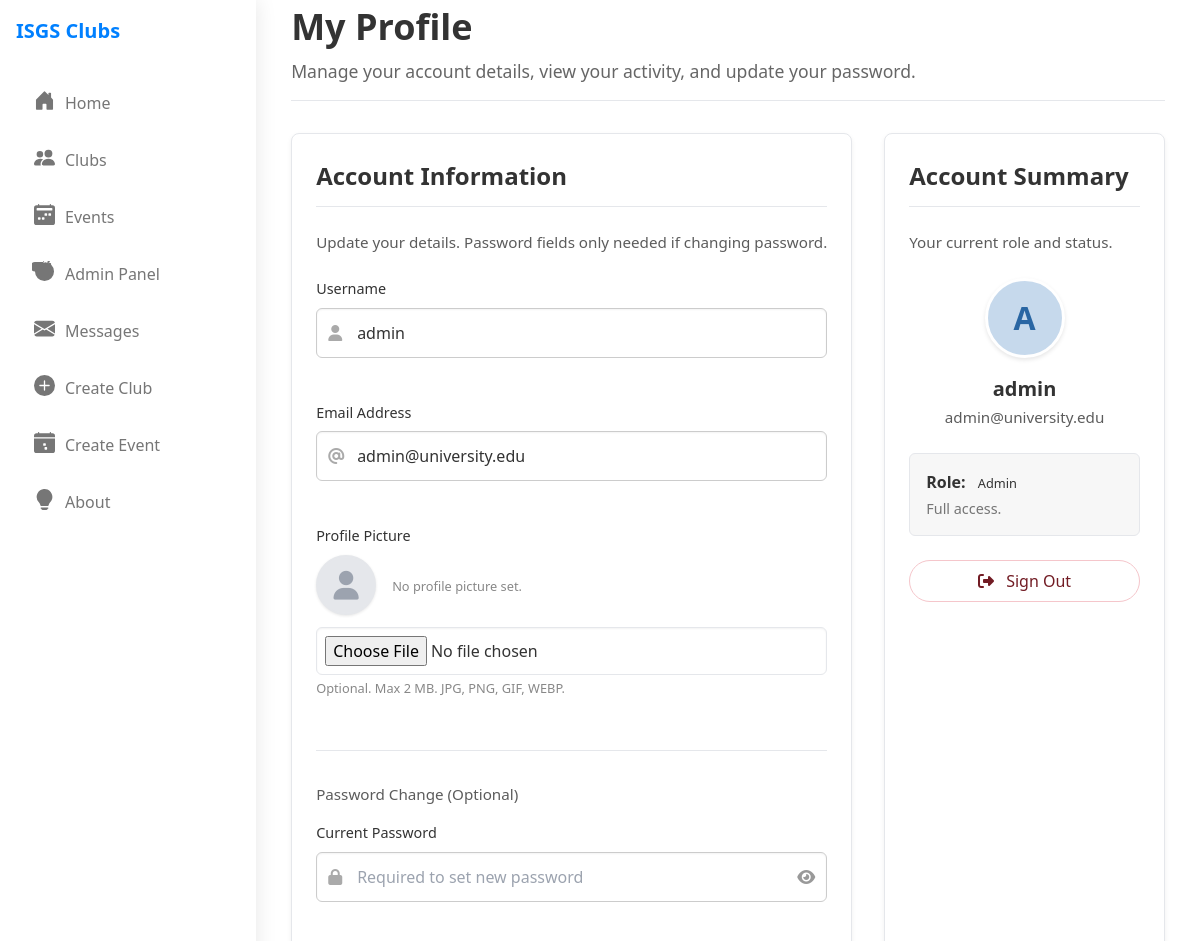
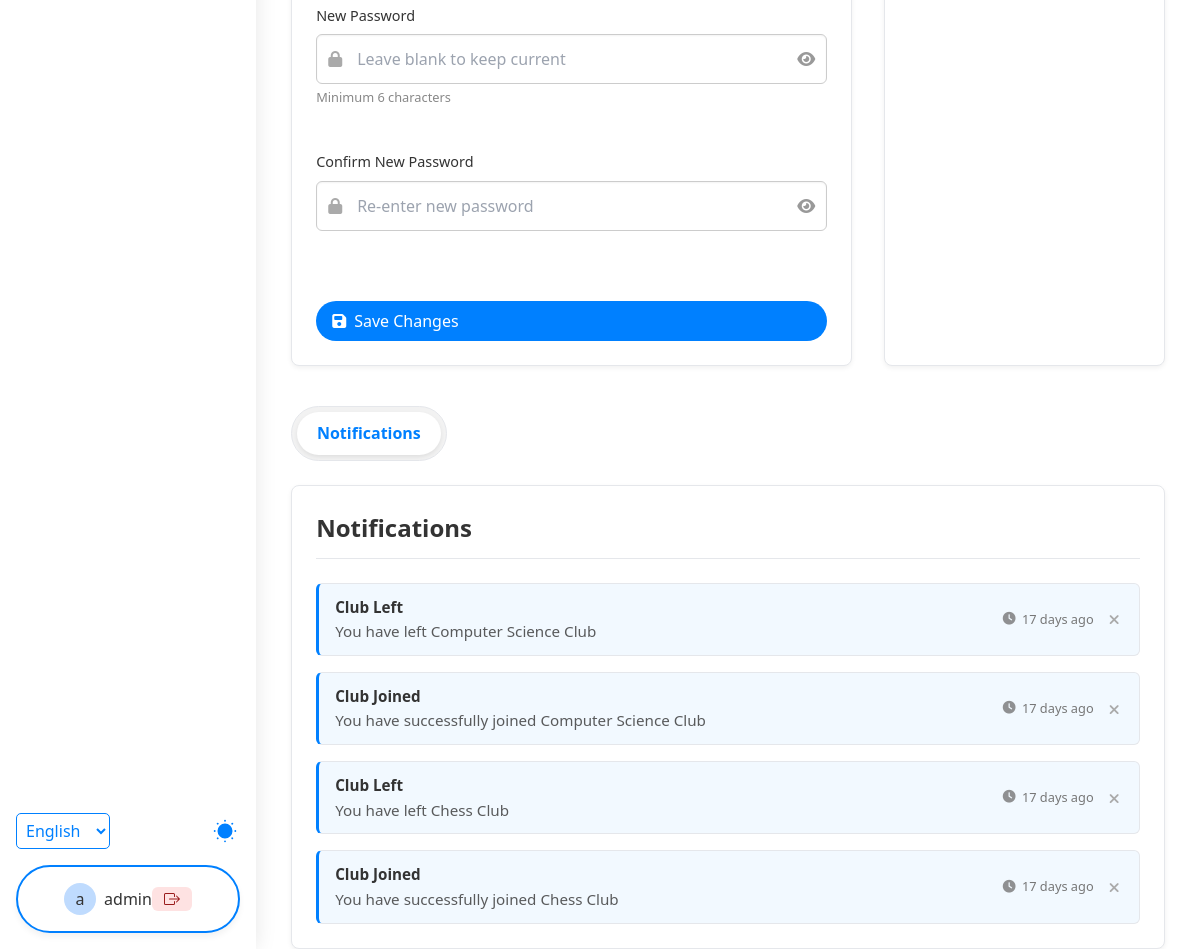
The app's page /profile.php (signed in) with its own data (2 pictures, top to bottom).
### tables this page shows
CREATE TABLE `users` (
  `id` int(11) NOT NULL,
  `username` varchar(50) NOT NULL,
  `email` varchar(100) NOT NULL,
  `password` varchar(255) NOT NULL,
  `role` enum('student','club_leader','admin') NOT NULL DEFAULT 'student',
  `is_banned` tinyint(1) NOT NULL DEFAULT 0,
  `ban_reason` text DEFAULT NULL,
  `banned_until` datetime DEFAULT NULL COMMENT 'Null for permanent ban',
  `created_at` timestamp NOT NULL DEFAULT current_timestamp(),
  `profile_picture_path` varchar(100) DEFAULT NULL
);

CREATE TABLE `notifications` (
  `id` int(11) NOT NULL,
  `user_id` int(11) NOT NULL,
  `title` varchar(100) NOT NULL,
  `message` text NOT NULL,
  `is_read` tinyint(1) DEFAULT 0,
  `created_at` timestamp NOT NULL DEFAULT current_timestamp()
);

### profile.php (the view, shortened to what this page needs)
<?php
require_once 'config/database.php';
$userId = $_SESSION['user']['id'];
function format_time_ago($datetime, $full = false) {  try { $now = new DateTime; $timestamp = strtotime($datetime); if ($timestamp === false) throw new Exception("Invalid datetime"); $ago = new DateTime('@' . $timestamp); $diff = $now->diff($ago); $string = ['y' => 'year','m' => 'month','d' => 'day','h' => 'hour','i' => 'minute','s' => 'second']; foreach ($string as $k => &$v) { if (property_exists($diff, $k)) { if ($diff->$k) $v = $diff->$k . ' ' . $v . ($diff->$k > 1 ? 's' : ''); else unset($string[$k]); } else unset($string[$k]); } if (!$full) $string = array_slice($string, 0, 1); return $string ? implode(', ', $string) . ' ago' : 'just now'; } catch (Exception $e) { error_log("Error formatting time ('{$datetime}'): " . $e->getMessage()); $timestamp = strtotime($datetime); return $timestamp ? date('M j, Y g:i a', $timestamp) : 'Invalid date'; } }
$stmtUser = $pdo->prepare("SELECT username, email, role, password, profile_picture_path FROM users WHERE id = :id");
$stmtUser->bindParam(':id', $userId, PDO::PARAM_INT); $stmtUser->execute();
$currentUserData = $stmtUser->fetch(PDO::FETCH_ASSOC);
$username = $currentUserData['username']; $email = $currentUserData['email']; $userRole = $currentUserData['role']; $currentPasswordHash = $currentUserData['password'];
$currentProfilePicPath = $currentUserData['profile_picture_path'];
$userClubs = []; $userEvents = []; $allNotifications = [];
try {
    $queryNotif = "SELECT * FROM notifications WHERE user_id = :uid3 ORDER BY created_at DESC"; $stmtNotif = $pdo->prepare($queryNotif); $stmtNotif->bindParam(':uid3', $userId, PDO::PARAM_INT); $stmtNotif->execute(); $allNotifications = $stmtNotif->fetchAll(PDO::FETCH_ASSOC);
} catch (PDOException $e) { if (strpos($e->getMessage(), 'event_attendees') !== false || strpos($e->getMessage(), 'events') !== false) { error_log("Events tables might not exist: " . $e->getMessage()); } else { error_log("Profile Data Fetch Error: " . $e->getMessage()); $pageError = "Could not load profile data."; }} catch (Exception $e) { error_log("Profile Page Error: " . $e->getMessage()); $pageError = "An error occurred loading the page."; }
include_once 'header.php';
?>
<main class="main-content profile-page-container">
    <div class="profile-content-wrapper">
        <div class="profile-header">
             <h1>My Profile</h1>
             <p>Manage your account details, view your activity, and update your password.</p>
        </div>
        <div class="profile-grid">
            <div class="profile-form-column card">
                 <h2>Account Information</h2> <p class="card-description">Update your details. Password fields only needed if changing password.</p>
                 <form method="POST" action="profile.php" class="profile-form" enctype="multipart/form-data">
                     <div class="form-group"> <label for="username">Username</label> <div class="input-wrapper icon-input"> <i class="input-icon fas fa-user"></i> <input type="text" id="username" name="username" value="<?php echo htmlspecialchars($username); ?>" class="form-input" required> </div> </div>
                     <div class="form-group"> <label for="email">Email Address</label> <div class="input-wrapper icon-input"> <i class="input-icon fas fa-at"></i> <input type="email" id="email" name="email" value="<?php echo htmlspecialchars($email); ?>" class="form-input" required> </div> </div>
                     <div class="form-group">
                        <label for="profile_picture">Profile Picture</label>
                        <div class="profile-pic-current">
                            <?php if ($currentProfilePicPath && file_exists(rtrim($_SERVER['DOCUMENT_ROOT'], '/') . $currentProfilePicPath)): ?>
                                <img src="<?php echo htmlspecialchars($currentProfilePicPath); ?>" alt="Current profile picture" class="current-pic-preview">
                                <label class="checkbox-label remove-pic-label">
                                    <input type="checkbox" name="remove_picture" value="1" class="form-checkbox">
                                    <span>Remove current picture</span>
                                </label>
                            <?php else: ?>
                                <div class="current-pic-preview default-pic">
                                    <i class="fas fa-user default-pic-icon"></i>
                                </div>
                                <small class="input-hint">No profile picture set.</small>
                            <?php endif; ?>
                        </div>
                        <input type="file" id="profile_picture" name="profile_picture" class="form-input file-input" accept=".jpg, .jpeg, .png, .gif, .webp">
                        <small class="input-hint">Optional. Max <?php echo MAX_FILE_SIZE_PROFILE / 1024 / 1024; ?> MB. JPG, PNG, GIF, WEBP.</small>
                    </div>
                     <hr class="form-divider"> <p class="form-section-info">Password Change (Optional)</p>
                     <div class="form-group"> <label for="current_password">Current Password</label> <div class="input-wrapper icon-input password-input-group"> <i class="input-icon fas fa-lock"></i> <input type="password" id="current_password" name="current_password" class="form-input" placeholder="Required to set new password"> <button type="button" class="password-toggle" data-target="current_password" aria-label="Toggle visibility"><i class="fas fa-eye eye-icon"></i><i class="fas fa-eye-slash eye-off-icon"></i></button> </div> </div>
                     <div class="form-group"> <label for="new_password">New Password</label> <div class="input-wrapper icon-input password-input-group"> <i class="input-icon fas fa-lock"></i> <input type="password" id="new_password" name="new_password" class="form-input" placeholder="Leave blank to keep current"> <button type="button" class="password-toggle" data-target="new_password" aria-label="Toggle visibility"><i class="fas fa-eye eye-icon"></i><i class="fas fa-eye-slash eye-off-icon"></i></button> </div> <small class="input-hint">Minimum 6 characters</small> </div>
                     <div class="form-group"> <label for="confirm_password">Confirm New Password</label> <div class="input-wrapper icon-input password-input-group"> <i class="input-icon fas fa-lock"></i> <input type="password" id="confirm_password" name="confirm_password" class="form-input" placeholder="Re-enter new password"> <button type="button" class="password-toggle" data-target="confirm_password" aria-label="Toggle visibility"><i class="fas fa-eye eye-icon"></i><i class="fas fa-eye-slash eye-off-icon"></i></button> </div> </div>
                     <div class="form-actions"> <button type="submit" name="update_profile" class="btn btn-primary"><i class="fas fa-save"></i> Save Changes</button> </div>
                 </form>
            </div>
            <div class="profile-summary-column card">
                 <h2>Account Summary</h2> <p class="card-description">Your current role and status.</p> <div class="profile-avatar-section">
                     <div class="summary-avatar">
                          <?php if ($currentProfilePicPath && file_exists(rtrim($_SERVER['DOCUMENT_ROOT'], '/') . $currentProfilePicPath)): ?>
                              <img src="<?php echo htmlspecialchars($currentProfilePicPath); ?>" alt="Profile Picture" class="summary-avatar-img">
                          <?php else: ?>
                              <span class="summary-avatar-initial">
                                  <?php echo strtoupper(substr(htmlspecialchars($username), 0, 1)); ?>
                              </span>
                          <?php endif; ?>
                     </div>
                     <h3><?php echo htmlspecialchars($username); ?></h3> <p class="summary-email"><?php echo htmlspecialchars($email); ?></p> </div> <div class="profile-role-info"> <h4>Role: <span class="role-badge"><?php echo ucwords(str_replace('_', ' ', htmlspecialchars($userRole))); ?></span></h4> <p class="role-description"><?php switch ($userRole) { case 'admin': echo 'Full access.'; break; case 'club_leader': echo 'Manage your clubs.'; break; default: echo 'Join clubs & events.'; } ?></p> </div> <div class="account-actions"> <a href="actions/logout.php" class="btn btn-outline btn-danger"><i class="fas fa-sign-out-alt"></i> Sign Out</a> </div>
            </div>
        </div>
        <div class="profile-activity-section">
            <nav class="profile-tabs" aria-label="Profile Activity Sections">
                <button type="button" class="profile-tab-button <?php echo ($userRole === 'admin') ? 'active' : ''; ?>" data-tab-target="#profile-notifications" role="tab" aria-selected="<?php echo ($userRole === 'admin') ? 'true' : 'false';?>" aria-controls="profile-notifications">Notifications</button>
            </nav>
            <div class="profile-tab-content">
                <div id="profile-notifications" class="profile-tab-panel <?php echo ($userRole === 'admin') ? 'active' : ''; ?>" role="tabpanel">
                     <div class="card">
                         <h2>Notifications</h2>
                         <?php if (count($allNotifications) > 0): ?>
                            <div class="list-container notifications-list">
                                <?php foreach ($allNotifications as $notification): ?>
                                    <div class="list-item notification-list-item <?php echo !($notification['is_read'] ?? false) ? 'unread' : ''; ?>">
                                        <div class="item-main">
                                            <strong class="item-title notification-title"><?php echo htmlspecialchars($notification['title'] ?? ''); ?></strong>
                                            <p class="item-description notification-message"><?php echo htmlspecialchars($notification['message'] ?? ''); ?></p>
                                        </div>
                                        <div class="notification-meta-action">
                                            <span class="item-meta notification-time">
                                                <i class="fas fa-clock"></i> <?php echo format_time_ago($notification['created_at'] ?? ''); ?>
                                            </span>
                                            <form method="POST" action="profile.php" class="notification-delete-form" onsubmit="return confirm('Are you sure you want to delete this notification?');">
                                                <button type="submit" class="btn-delete" title="Delete Notification" aria-label="Delete Notification">
                                                    <i class="fas fa-times"></i>
                                                </button>
                                            </form>
                                        </div>
                                    </div>
                                <?php endforeach; ?>
                            </div>
                         <?php else: ?> <p class="empty-list-message">You have no notifications.</p> <?php endif; ?>
                    </div>
                </div>
            </div>
        </div>
    </div>
</main>
</body>
</html>

### styles.css (style rules this page uses)
* { margin: 0; padding: 0; box-sizing: border-box; }
body { font-family: sans-serif; background-color: #f0f2f5; display: flex; justify-content: center; align-items: center; min-height: 100vh; color: #333; }
.form-group { margin-bottom: 20px; }
label { display: block; font-size: 0.9em; font-weight: 600; color: #333; }
.input-wrapper { position: relative; }
.password-toggle { position: absolute; right: 10px; top: 50%; transform: translateY(-50%); background: none; border: none; cursor: pointer; padding: 5px; display: flex; align-items: center; justify-content: center; color: #888; }

### styles2.css (style rules this page uses)
:root { --primary-color: hsl(210 100% 50%); --background-color: #ffffff; --text-color: #333333; --border-color: #e5e7eb; }
body { margin: 0; font-family: Arial, sans-serif; background-color: var(--background-color); color: var(--text-color); }
.btn { display: block; width: 100%; padding: 0.5rem 1rem; border-radius: 9999px; text-align: center; text-decoration: none; margin-top: 10px; transition: background-color 0.2s ease; }
.btn-outline { background-color: transparent; border: 1px solid var(--primary-color); color: var(--primary-color); }
.btn-primary { background-color: var(--primary-color); color: #ffffff; }
.main-content { margin-left: 256px; }
.card { background-color: var(--background-color); border: 1px solid var(--border-color); border-radius: 0.5rem; padding: 1.5rem; box-shadow: 0 4px 6px rgba(0, 0, 0, 0.05); transition: box-shadow 0.2s ease, transform 0.2s ease; }
.card p, .card-description { color: var(--text-color); opacity: 0.8; font-size: 0.95rem; line-height: 1.5; }
.input-wrapper input[type="email"], .input-wrapper input[type="password"], .input-wrapper input[type="text"] { width: 100%; padding: 12px 15px 12px 40px; border: 1px solid #ccc; border-radius: 6px; font-size: 1em; transition: border-color 0.2s ease; }
.card { background-color: var(--background-color); border: 1px solid var(--border-color); border-radius: 8px; box-shadow: 0 1px 3px rgba(0,0,0,0.05); }

### records on screen
users: username "admin", email "admin@university.edu", username "A", role "Admin"
notifications: title "Club Left", message "You have left Computer Science Club", created_at "17 days ago"
notifications: title "Club Joined", message "You have successfully joined Computer Science Club", created_at "17 days ago"
notifications: title "Club Left", message "You have left Chess Club", created_at "17 days ago"
notifications: title "Club Joined", message "You have successfully joined Chess Club", created_at "17 days ago"

### other values on screen
substr($_SESSION['user']['username'], 0, 1) "a"
$_SESSION['user']['username'] "admin"
MAX_FILE_SIZE_PROFILE / 1024 / 1024 "2"
